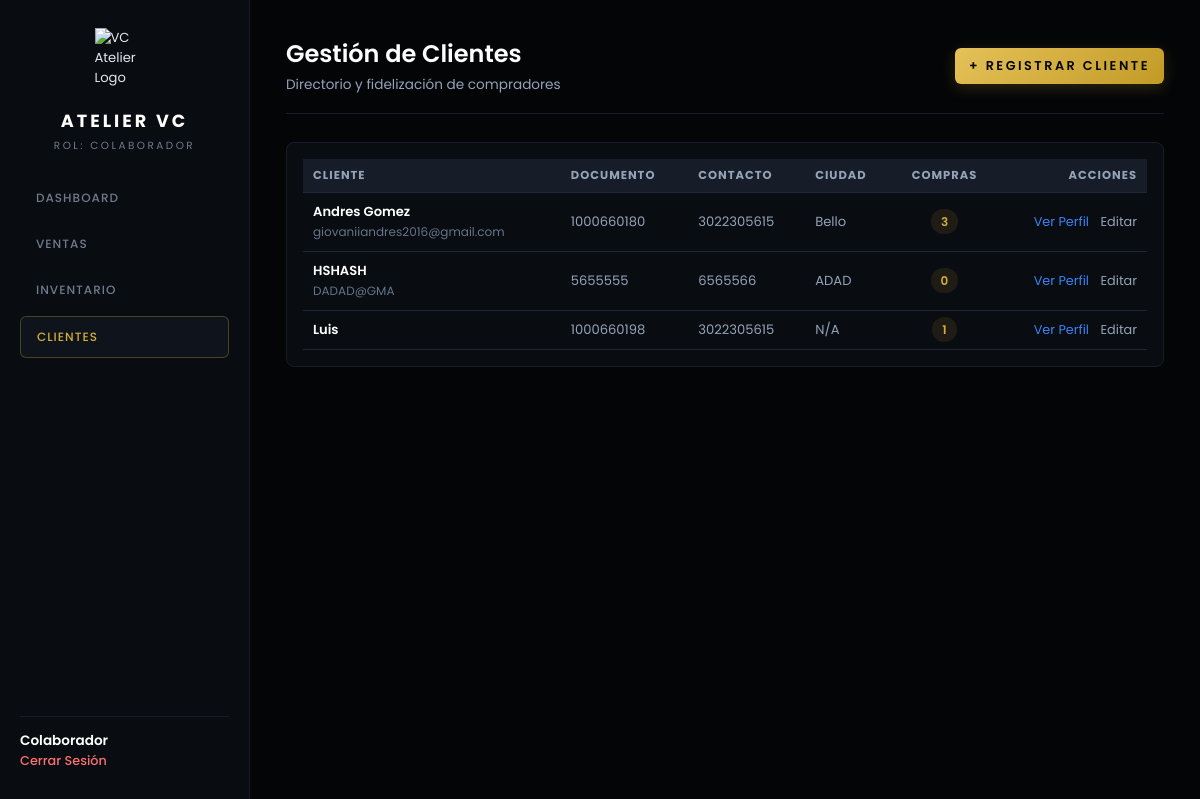
/clientes (signed in), run on an earlier commit of the app's database.
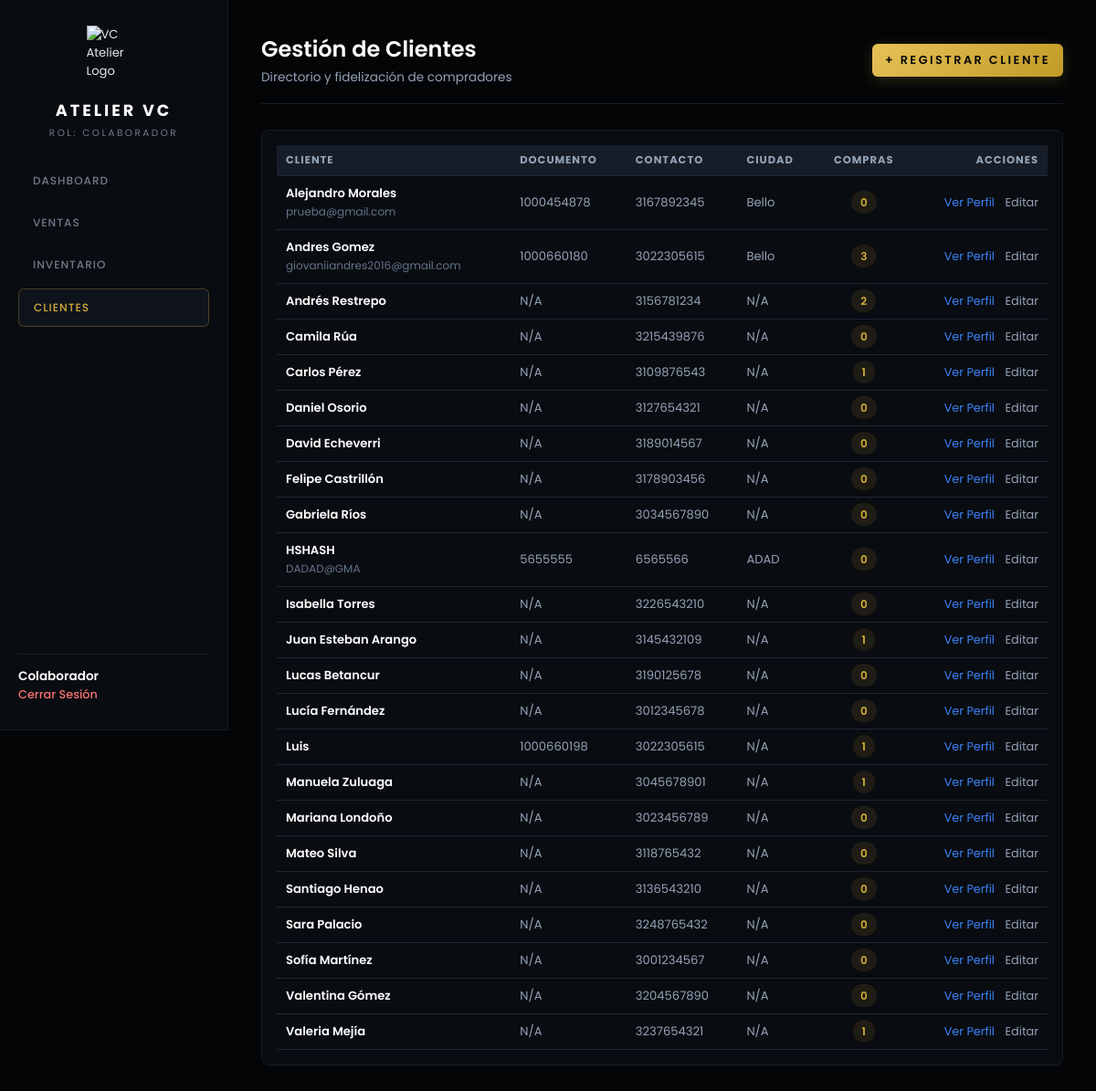
And on a later commit of the database.
### config/models.py (models this page shows)
class Cliente(Base):
    __tablename__ = "clientes"
    id = Column(Integer, primary_key=True, index=True)
    nombre = Column(String(100), nullable=False)
    documento = Column(String(20), unique=True, nullable=True)
    telefono = Column(String(20), nullable=True)
    email = Column(String(100), nullable=True)
    ciudad = Column(String(50), nullable=True)
    direccion = Column(String(150), nullable=True)
    notas = Column(Text, nullable=True)
    creado_en = Column(DateTime, default=datetime.utcnow)
    ventas = relationship("Venta", back_populates="cliente")

### main.py (the view)
@app.get("/clientes", response_class=HTMLResponse)
async def listar_clientes(request: Request, q: Optional[str] = None, db: Session = Depends(get_db)):
    user = get_current_user(request)
    if not user:
        return RedirectResponse(url="/login", status_code=status.HTTP_303_SEE_OTHER)
    query = db.query(Cliente)
    if q and q.strip():
        search_term = f"%{q.strip()}%"
        query = query.filter(
            or_(
                Cliente.nombre.ilike(search_term),
                Cliente.documento.ilike(search_term),
                Cliente.telefono.ilike(search_term)
            )
        )
    clientes_raw = query.order_by(Cliente.nombre.asc()).all()
    clientes = []
    for c in clientes_raw:
        total_compras = db.query(Venta).filter(Venta.cliente_id == c.id).count()
        clientes.append({
            "id": c.id,
            "nombre": c.nombre,
            "documento": c.documento,
            "telefono": c.telefono,
            "email": c.email,
            "ciudad": c.ciudad,
            "total_compras": total_compras
        })
    return templates.TemplateResponse(
        request=request,
        name="clientes.html",
        context={
            "user": user,
            "clientes": clientes,
            "busqueda": q,
            "active_page": "clientes"
        }
    )

### templates/clientes.html (shortened to what this page needs)
{% extends "base.html" %}
{% block extra_head %}
<link rel="stylesheet" href="https://cdn.datatables.net/1.13.6/css/jquery.dataTables.min.css">
{% endblock %}
{% block content %}
<div class="page-header">
    <div>
        <h2 style="color: #FFFFFF; font-weight: 600; font-size: 1.5rem;">Gestión de Clientes</h2>
        <p style="color: #94A3B8; font-size: 0.85rem; margin-top: 4px;">Directorio y fidelización de compradores</p>
    </div>
    <div>
        <a href="/clientes/nuevo" class="btn-gold" style="text-decoration: none; padding: 0 18px; height: 38px; display: inline-flex; align-items: center; justify-content: center; text-align: center; border-radius: 6px; font-weight: 600; font-size: 0.85rem;">
            + Registrar Cliente
        </a>
    </div>
</div>
<div style="background-color: #11151C; border: 1px solid #1E2638; border-radius: 8px; padding: 16px;">
    <table id="tablaClientes" class="display" style="width: 100%; color: #E2E8F0; font-size: 0.85rem;">
        <thead>
            <tr style="background-color: #171D28; border-bottom: 1px solid #1E2638; color: #94A3B8; text-transform: uppercase; font-size: 0.7rem; letter-spacing: 1px;">
                <th style="padding: 14px;">Cliente</th>
                <th style="padding: 14px;">Documento</th>
                <th style="padding: 14px;">Contacto</th>
                <th style="padding: 14px;">Ciudad</th>
                <th style="padding: 14px; text-align: center;">Compras</th>
                <th style="padding: 14px; text-align: right;">Acciones</th>
            </tr>
        </thead>
        <tbody>
            {% for c in clientes %}
            <tr style="border-bottom: 1px solid #1E2638;">
                <td style="padding: 14px;">
                    <span style="font-weight: 600; color: #FFFFFF; display: block;">{{ c.nombre }}</span>
                    {% if c.email %}
                    <span style="color: #64748B; font-size: 0.75rem;">{{ c.email }}</span>
                    {% endif %}
                </td>
                <td style="padding: 14px; color: #94A3B8;">{{ c.documento or 'N/A' }}</td>
                <td style="padding: 14px; color: #94A3B8;">{{ c.telefono or 'N/A' }}</td>
                <td style="padding: 14px; color: #94A3B8;">{{ c.ciudad or 'N/A' }}</td>
                <td style="padding: 14px; text-align: center;">
                    <span style="background: rgba(212, 175, 55, 0.1); color: #D4AF37; padding: 4px 10px; border-radius: 12px; font-size: 0.75rem; font-weight: 600;">
                        {{ c.total_compras or 0 }}
                    </span>
                </td>
                <td style="padding: 14px; text-align: right;">
                    <a href="/clientes/{{ c.id }}" style="color: #3B82F6; text-decoration: none; font-size: 0.8rem; margin-right: 8px;">Ver Perfil</a>
                    <a href="/clientes/{{ c.id }}/editar" style="color: #94A3B8; text-decoration: none; font-size: 0.8rem;">Editar</a>
                </td>
            </tr>
            {% endfor %}
        </tbody>
    </table>
</div>
{% endblock %}

### templates/base.html (shortened to what this page needs)
<!DOCTYPE html>
<html lang="es">
<head>
    <link rel="stylesheet" href="{{ url_for('static', path='css/style.css') }}?v=99.0">
    {% block extra_head %}{% endblock %}
</head>
<body>
    <div class="app-layout">
        <aside class="sidebar">
            <div class="sidebar-top">
                <img src="{{ url_for('static', path='img/logo.png') }}" alt="VC Atelier Logo" class="sidebar-logo">
                <h2 class="brand-title" style="font-size: 1.1rem;">ATELIER VC</h2>
                <p class="brand-sub">ROL: {{ user.rol }}</p>
                <nav class="sidebar-nav">
                    <a href="/" class="nav-link {% if active_page == 'dashboard' %}active{% endif %}">Dashboard</a>
                    <a href="/ventas" class="nav-link {% if active_page == 'ventas' %}active{% endif %}">Ventas</a>
                    <a href="/inventario" class="nav-link {% if active_page == 'inventario' %}active{% endif %}">Inventario</a>
                    <a href="/clientes" class="nav-link {% if active_page == 'clientes' %}active{% endif %}">Clientes</a>
                </nav>
            </div>
            <div class="sidebar-user-footer">
                <p style="color: #FFFFFF; font-size: 0.85rem; font-weight: 600; text-transform: capitalize;">{{ user.nombre }}</p>
                <a href="/logout" style="color: #F87171; font-size: 0.8rem; text-decoration: none; font-weight: 500;">Cerrar Sesión</a>
            </div>
        </aside>
        <main class="main-content">
            {% block content %}{% endblock %}
        </main>
    </div>
</body>
</html>

### static/css/style.css (style rules this page uses)
* { box-sizing: border-box; margin: 0; padding: 0; font-family: 'Poppins', -apple-system, BlinkMacSystemFont, 'Segoe UI', Roboto, sans-serif; }
body { background-color: #040507 !important; color: #E2E8F0; min-height: 100vh; -webkit-font-smoothing: antialiased; font-size: 0.82rem !important; }
.brand-title { color: #FFFFFF; letter-spacing: 3px; font-size: 1.25rem; font-weight: 700; text-align: center; text-transform: uppercase; }
.brand-sub { color: #717B8C; font-size: 0.65rem; letter-spacing: 2.5px; text-align: center; margin-top: 4px; margin-bottom: 24px; text-transform: uppercase; font-weight: 400; }
.btn-gold { width: 100%; height: 38px !important; background: linear-gradient(135deg, #E5C158 0%, #C29B26 100%) !important; color: #040507 !important; font-weight: 600; font-size: 0.75rem; letter-spacing: 2.5px; border: none !important; border-radius: 6px; padding: 0 16px !important; cursor: pointer; text-transform: uppercase; transition: all 0.25s ease; text-align: center; text-decoration: none; display: inline-flex; align-items: center; justify-content: center; box-shadow: 0 4px 15px rgba(212, 175, 55, 0.2); box-sizing: border-box !important; }
.app-layout { display: flex; flex-direction: column; min-height: 100vh; }
.sidebar { width: 100%; background-color: #090C10 !important; border-bottom: 1px solid #161D28 !important; padding: 20px; display: flex; flex-direction: column; justify-content: space-between; }
.sidebar-logo { width: 45px; height: auto; display: block; margin: 0 auto 8px auto; }
.sidebar-nav { display: flex; flex-wrap: wrap; gap: 6px; justify-content: center; margin-top: 12px; }
.sidebar-user-footer { border-top: 1px solid #161D28 !important; padding-top: 14px; margin-top: 18px; display: flex; justify-content: space-between; align-items: center; }
.main-content { flex: 1; padding: 24px; background-color: #040507 !important; }
.nav-link { display: inline-block; color: #717B8C; text-decoration: none; padding: 9px 16px; border-radius: 6px; font-size: 0.75rem; font-weight: 500; letter-spacing: 1px; text-transform: uppercase; transition: all 0.2s ease; }
.nav-link.active { color: #D4AF37 !important; background-color: #0F131C !important; border: 1px solid rgba(212, 175, 55, 0.3) !important; }
.page-header { display: flex; flex-direction: column; gap: 12px; margin-bottom: 28px; border-bottom: 1px solid #161D28; padding-bottom: 18px; }
div[style*="background-color"], div[style*="background:"], section { background-color: #090C10 !important; border-color: #161D28 !important; border-radius: 8px; }
.main-content, .app-layout, body, .login-container { background-color: #040507 !important; }
@media (min-width: 768px) { .app-layout { flex-direction: row; } }
@media (min-width: 768px) { .sidebar { width: 250px; min-width: 250px; height: 100vh; position: sticky; top: 0; border-bottom: none; border-right: 1px solid #161D28 !important; padding: 28px 20px; } }
@media (min-width: 768px) { .sidebar-logo { width: 60px; margin-bottom: 20px; } }
@media (min-width: 768px) { .sidebar-nav { display: flex; flex-direction: column; gap: 6px; margin-top: 0; } }
@media (min-width: 768px) { .sidebar-user-footer { display: block; margin-top: 0; } }
@media (min-width: 768px) { .nav-link { display: block; padding: 11px 16px; } }
@media (min-width: 768px) { .main-content { padding: 36px; } }
@media (min-width: 768px) { .page-header { flex-direction: row; justify-content: space-between; align-items: center; } }

### templates/base.html (style rules this page uses)
body { font-size: 0.82rem !important; background-color: #0b0f15; color: #E2E8F0; }
table { width: 100%; border-collapse: collapse; }
table th { padding: 8px 10px !important; font-size: 0.72rem !important; color: #94A3B8 !important; text-transform: uppercase; border-bottom: 1px solid #1E2638 !important; text-align: left; }
table td { padding: 9px 10px !important; font-size: 0.82rem !important; border-bottom: 1px solid #1E2638 !important; color: #E2E8F0; }
button:not(td button), .btn-gold { height: 36px !important; padding: 0 14px !important; font-size: 0.8rem !important; font-weight: 600; border-radius: 6px !important; display: inline-flex; align-items: center; justify-content: center; cursor: pointer; }

What changed in the data, as far as the page shows it:
added Cliente: nombre "Alejandro Morales", email "prueba@gmail.com", documento "1000454878", telefono "3167892345", ciudad "Bello", total_compras "0"
added Cliente: nombre "Andrés Restrepo", documento "N/A", telefono "3156781234", ciudad "N/A", total_compras "2"
added Cliente: nombre "Camila Rúa", documento "N/A", telefono "3215439876", ciudad "N/A", total_compras "0"
added Cliente: nombre "Carlos Pérez", documento "N/A", telefono "3109876543", ciudad "N/A", total_compras "1"
added Cliente: nombre "Daniel Osorio", documento "N/A", telefono "3127654321", ciudad "N/A", total_compras "0"
added Cliente: nombre "David Echeverri", documento "N/A", telefono "3189014567", ciudad "N/A", total_compras "0"
added Cliente: nombre "Felipe Castrillón", documento "N/A", telefono "3178903456", ciudad "N/A", total_compras "0"
added Cliente: nombre "Gabriela Ríos", documento "N/A", telefono "3034567890", ciudad "N/A", total_compras "0"
added Cliente: nombre "Isabella Torres", documento "N/A", telefono "3226543210", ciudad "N/A", total_compras "0"
added Cliente: nombre "Juan Esteban Arango", documento "N/A", telefono "3145432109", ciudad "N/A", total_compras "1"
added Cliente: nombre "Lucas Betancur", documento "N/A", telefono "3190125678", ciudad "N/A", total_compras "0"
added Cliente: nombre "Lucía Fernández", documento "N/A", telefono "3012345678", ciudad "N/A", total_compras "0"
added Cliente: nombre "Manuela Zuluaga", documento "N/A", telefono "3045678901", ciudad "N/A", total_compras "1"
added Cliente: nombre "Mariana Londoño", documento "N/A", telefono "3023456789", ciudad "N/A", total_compras "0"
added Cliente: nombre "Mateo Silva", documento "N/A", telefono "3118765432", ciudad "N/A", total_compras "0"
added Cliente: nombre "Santiago Henao", documento "N/A", telefono "3136543210", ciudad "N/A", total_compras "0"
added Cliente: nombre "Sara Palacio", documento "N/A", telefono "3248765432", ciudad "N/A", total_compras "0"
added Cliente: nombre "Sofía Martínez", documento "N/A", telefono "3001234567", ciudad "N/A", total_compras "0"
added Cliente: nombre "Valentina Gómez", documento "N/A", telefono "3204567890", ciudad "N/A", total_compras "0"
added Cliente: nombre "Valeria Mejía", documento "N/A", telefono "3237654321", ciudad "N/A", total_compras "1"
